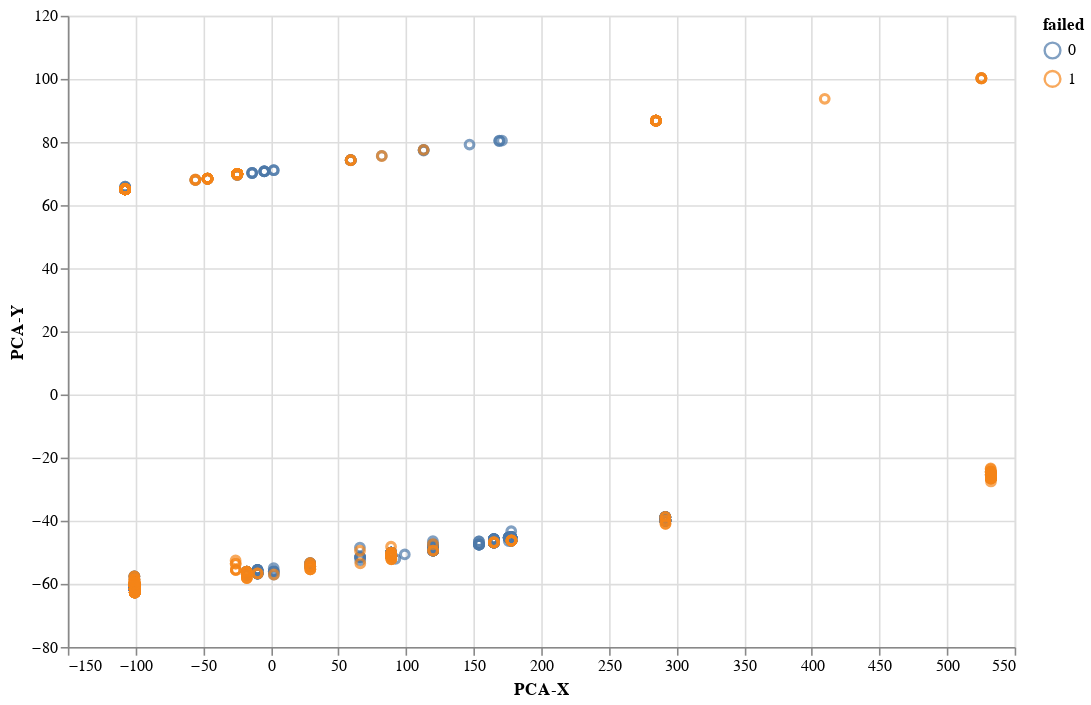

Notebook code cell kept with this figure:
### Code cell
import altair as alt

_X = pd.DataFrame({'PCA-X': _X[:, 0], 'PCA-Y': _X[:, 1], 'failed': y})
alt.Chart(_X).mark_point().encode(x='PCA-X', y='PCA-Y', color='failed:N').properties(width=600, height=400).interactive()

### Figure 1 — Vega-Lite specification as saved in the notebook (floating-point values rounded to 4 significant figures; data arrays with more than 128 entries replaced by an {"elided": "..."} marker saying what was removed)
{"config": {"view": {"continuousWidth": 400, "continuousHeight": 300}}, "data": {"name": "data-efc3495b22db9b91ab522402a1b98eed"}, "mark": "point", "encoding": {"color": {"type": "nominal", "field": "failed"}, "x": {"type": "quantitative", "field": "PCA-X"}, "y": {"type": "quantitative", "field": "PCA-Y"}}, "height": 400, "selection": {"selector002": {"type": "interval", "bind": "scales", "encodings": ["x", "y"]}}, "width": 600, "$schema": "https://vega.github.io/schema/vega-lite/v4.8.1.json", "datasets": {"data-efc3495b22db9b91ab522402a1b98eed": {"elided": "1722 records"}}}
